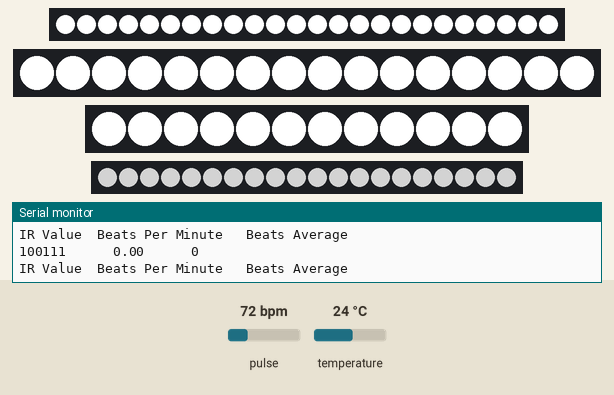
A sketch run on a simulated Arduino Nano, built with avr-gcc and run on an emulated ATmega328P. Parts: 24 RGB LEDs in strip order, left to right, 16 RGB LEDs in strip order, left to right, 12 RGB LEDs in strip order, left to right, 20 RGB LEDs in strip order, left to right, the last lines printed to the serial monitor. Inputs (shaded band) come from the test bench; at power-on: temperature 24 °C, pulse 72 bpm. Dim RGB values are drawn brighter than linear; the strip is taken to match the declared colour order.

Above: at 1.2 s.
1.3 s: temperature set to 12 °C
At 1.87 s:
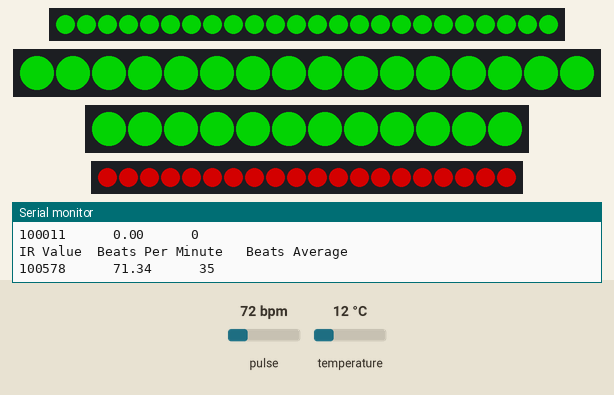
At 4.9 s:
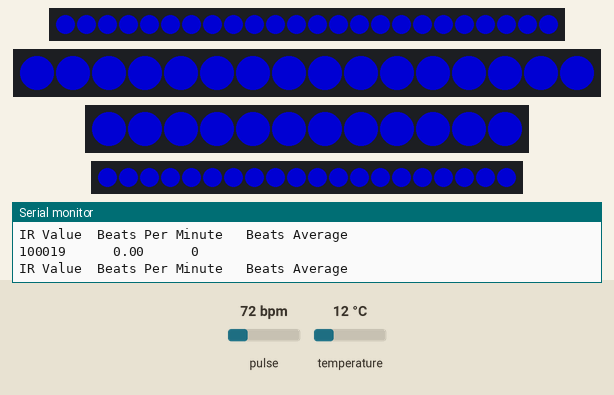
5.0 s: pulse set to 42 bpm
8.7 s: pulse set to 100 bpm
12.4 s: pulse set to 158 bpm
16.1 s: pulse set to 59 bpm
19.8 s: pulse set to 70 bpm
Timing chart, 0 to 22.8 s (numbered marks = the images above; inputs shaded):
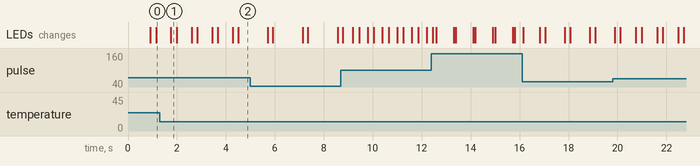

The sketch:

proMiniBoardWearable.ino
```cpp
//Library Import For Neopixel Strips and Rings
//Code Modified and Designed by David Paez

#include <Adafruit_NeoPixel.h>
#ifdef _AVR_
#include <avr/power.h>
#endif
//Libraries of Particle Sensor
#include <Wire.h>
#include "MAX30105.h"
#include "heartRate.h"

MAX30105 pulseSensor;

//Variables for Heart Check
const byte RATE_AMT = 4;  // Increase for Average Amount
byte rates[RATE_AMT];
byte rateSpot = 0;
long lastBeat = 0;
float beatsPerMin;
int beatAvg;

//Variables for agentCheck
long samples = 0;         // Counter for Caluculating the Hz or Reading Rate
long block;               //Average IR at power up
long startTime;           //Used to calculate measurement rate
long delta;

//Variable for Infrared
long IR;

//Setup Variables for Particle Sensor
byte ledBrightness = 0xFF;   //Options: 0=Offto 255=50mA
byte sampleAverage = 4;      //Options: 1,2,4,8,16,32
byte ledMode = 2;            //Options: 1 = Red only, 2 = Red + IR, 3 = Red + IR + Green
int sampleRate = 400;        //Options: 50, 100, 200, 400, 800, 1000, 1600, 3200
int pulseWidth = 411;        //Options: 69, 118, 215, 411
int adcRange = 2048;         //Options: 2048, 4096, 8192, 16384

#define bigO A3
#define medO A0
#define lilO A2

#define ledM 16
#define ledB 24
#define ledS 12
#define MBRIGHTNESS 175
#define BBRIGHTNESS 150

#define stripPIN A6
#define N_LEDS 20

const uint8_t clear_led[4] = {255, 255, 255, 255};
const uint8_t clear_bright = 0;

#define MAXBRIGHTNESS 230
#define MINBRIGHTNESS 0
uint8_t modBrightness = 0;
bool brightnessDir = false;

float temperatureC;
float temperatureF;

Adafruit_NeoPixel strip0 = Adafruit_NeoPixel(ledB, bigO, NEO_RGBW + NEO_KHZ800);
Adafruit_NeoPixel strip1 = Adafruit_NeoPixel(ledM, medO, NEO_RGBW + NEO_KHZ800);
Adafruit_NeoPixel strip2 = Adafruit_NeoPixel(ledS, lilO, NEO_RGBW + NEO_KHZ800);
Adafruit_NeoPixel strip3 = Adafruit_NeoPixel(N_LEDS, stripPIN, NEO_GRB + NEO_KHZ800);

bool agent = false;
//Timer Variables
unsigned long timer_1;  // Timer -> agentCheck
unsigned long timer_2;  // Timer -> heartCheck
unsigned long timer_3;   // Timer -> temperatureCheck

uint8_t delay_1 = 10000;   // agentCheck
uint8_t delay_2 = 10;    // heartCheck
uint8_t delay_3 = 20000;   // temperatureCheck

void pulseSetup() {
  Serial.begin(57600);
  if (!pulseSensor.begin(Wire, I2C_SPEED_FAST)) {
    Serial.println("Pulse Sensor not detected.... Check wiring or Connection...");
    while (1);
  }
  Serial.println("Pressure on sensor may be needed...");


  pulseSensor.setup();                       //Configure sensor with default settings
  pulseSensor.setPulseAmplitudeRed(0x0A);    //Turn Red LED to low to indicate sensor is running
  pulseSensor.setPulseAmplitudeGreen(0);     //Turn off Green LED
}

void agentCheck() {
  IR = pulseSensor.getIR();
  if (IR > 10000) {
    Serial.println("Agent Detected!");
    agent = true;
    return agent;
  }
  else{
    Serial.println("Where the MOFO at!");
    agent = false;
    return agent;
  }
}
void temperatureCheck() {
  temperatureC = pulseSensor.readTemperature();
  temperatureF = pulseSensor.readTemperatureF();

  Serial.print("Temperature (c):  ");
  Serial.print(temperatureC);
  Serial.print("          ");
  Serial.print("Temperature (F): ");
  Serial.println(temperatureF);
  return temperatureC;
  return temperatureF;
}
void heartCheck() {
  IR = pulseSensor.getIR();
  if (checkForBeat(IR) == true)
  {
    delta = millis() - block;
    block = millis();
    beatsPerMin = 60 / (delta / 1000.0);

    if (beatsPerMin < 255 && beatsPerMin > 20)
    {
      rates[rateSpot++] = (byte)beatsPerMin;
      rateSpot %= RATE_AMT;

      beatAvg = 0;
      for (byte x = 0; x < RATE_AMT; x++)
        beatAvg += rates[x];
      beatAvg /= RATE_AMT;
    }
  }
  Serial.print("IR Value  ");
  Serial.print("Beats Per Minute   ");
  Serial.println("Beats Average     ");
  Serial.print(IR);
  Serial.print("      ");
  Serial.print(beatsPerMin);
  Serial.print("      ");
  Serial.println(beatAvg);
  return IR;
  return beatsPerMin;
  return beatAvg;
  /*
    if (IR < 50000)
      Serial.print("No Finger Present.....");
    Serial.println();
  */
}
void setupPixels(Adafruit_NeoPixel *obj) {
  obj->begin();
  obj->setBrightness(0);
  obj->show();
}

// Fill the dots one after the other with a color
void setPColor(Adafruit_NeoPixel *obj, const uint8_t *ary, const uint8_t brightness) {
  obj->setBrightness(brightness);
  for (uint8_t i = 0; i < obj->numPixels(); i++) {
    obj->setPixelColor(i, obj->Color(ary[0], ary[1], ary[2], ary[3]));
    obj->show();
  }
}
// Input a value 0 to 255 to get a color value.
// The colours are a transition r - g - b - back to r.
uint32_t Wheel(Adafruit_NeoPixel *obj, byte WheelPos) {
  if (WheelPos < 85) {
    return obj->Color(WheelPos * 3, 255 - WheelPos * 3, 0);
  } else if (WheelPos < 170) {
    WheelPos -= 85;
    return strip0.Color(255 - WheelPos * 3, 0, WheelPos * 3);
  } else {
    WheelPos -= 170;
    return obj->Color(0, WheelPos * 3, 255 - WheelPos * 3);
  }
}
void rainbow(Adafruit_NeoPixel *obj, uint8_t wait) {
  uint16_t i, j;
  for (j = 0; j < 256; j++) {
    for (i = 0; i < obj->numPixels(); i++) {
      obj->setPixelColor(i, Wheel(obj, (i + j) & 255));
    }
    obj->setBrightness(modBrightness);
    obj->show();
    delay(wait);
    dynamicBrightness();
  }
}

void dynamicBrightness() {
  if (!brightnessDir)
    modBrightness++;
  else
    modBrightness--;
  if (modBrightness == MAXBRIGHTNESS || modBrightness == MINBRIGHTNESS)
    brightnessDir = !brightnessDir;
}

void colorSwitch(byte colorNumber){
  uint8_t a[] = {1, 255, 1, 5};   //Designate Color-------> Red
  uint8_t b[] = {1, 1, 255, 1}; //Designate Color -----> Blue
  uint8_t f[] = {1,1,1,255};  //Green
  uint8_t c[] = {255, 1, 1};
  uint8_t d[] = {1, 1, 255};
  uint8_t e[] = {255, 255, 255};
  uint8_t g[] = {1, 255, 1};


  switch(colorNumber){
    case 1:               //Red
      setPColor(&strip0, a, 125);
      setPColor(&strip1, a, 125);
      setPColor(&strip2, a, 125);
      setPColor(&strip3, c, 125);
      break;
    case 2:               //Blue
      setPColor(&strip0, b, 125);
      setPColor(&strip1, b, 125);
      setPColor(&strip2,b,125);
      setPColor(&strip3,d,125);
      break;
    case 3:                //White
      setPColor(&strip0, clear_led, 155);
      setPColor(&strip1, clear_led, 155);
      setPColor(&strip2, clear_led, 155);
      setPColor(&strip3, e, 125);
      break;
    case 4:               //Clearing of Lights
      setPColor(&strip0, clear_led, clear_bright);  //Turn Off
      setPColor(&strip1, clear_led, clear_bright); // Turn Off
      setPColor(&strip2, clear_led, clear_bright);
      setPColor(&strip3, clear_led, clear_bright);
      break;
    case 5:               //Rainbow Effect
      rainbow(&strip1, 25);
      rainbow(&strip0, 25);
      rainbow(&strip2,25);
      rainbow(&strip3,25);
    case 6:             //Green
      setPColor(&strip0, f, 125);  //Turn Off
      setPColor(&strip1, f, 125); // Turn Off
      setPColor(&strip2, f, 125);
      setPColor(&strip3, g, 125);
  }
}

void setup() {

  setupPixels(&strip0);
  setupPixels(&strip1);
  setupPixels(&strip2);
  setupPixels(&strip3);
  pulseSetup();
  timer_1 = millis();
  timer_2 = timer_1;
  timer_3 = timer_2;
}

void loop() {
  // Some example procedures showing how to display to the pixels:
  unsigned long now = millis();
  heartCheck();
  if (beatsPerMin> 35){
    colorSwitch(1);
    delay(beatsPerMin);
    colorSwitch(4);
    beatsPerMin = 0;
    beatAvg = 0;
  if(timer_1 - now > delay_1){
  temperatureCheck();

    if(temperatureF < 75){
      colorSwitch(2);
    }
    else if (temperatureF > 75 && temperatureF < 90){
      colorSwitch(3);
    }
    else{
      colorSwitch(1);
    }
  }
  timer_1 = now;
}
  else if (IR < 9000 && beatsPerMin < 50){
    colorSwitch(5);
  }
}
```

Measured:
- after the input at 1.3 s, the LEDs: first differ from a run without the input after 0.69 s (image 2)
